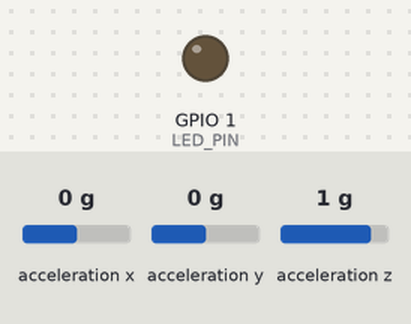
Bench run of a sketch on a simulated Seeed XIAO ESP32-S3. On the bench: output pins drawn as LEDs (lit = HIGH). Wiring (inferred from the names in the program): MPU-6050 motion sensor at I2C address 0x68. Inputs (shaded band) come from the test bench; at power-on: acceleration x 0 g, acceleration y 0 g, acceleration z 1 g. WiFi joins after 1.5 s; servers stay silent unless stated; what the sketch prints to the serial monitor is not drawn.

Above: at 2.0 s.
Timing chart, 0 to 3.5 s (numbered marks = the images above):
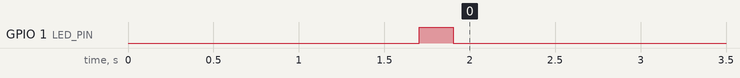

The sketch:

fall_detector__1_.ino
```cpp
/*
  Wearable Fall Detection Band
  Board : Seeed XIAO ESP32S3
  Sensor: MPU6050 (I2C, raw register access - no library needed)

  PIN OUT
  -------------------------------------------------------------
  MPU6050 VCC  -> 3V3
  MPU6050 GND  -> GND
  MPU6050 SDA  -> D4 (GPIO5)
  MPU6050 SCL  -> D5 (GPIO6)
  MPU6050 AD0  -> GND (I2C address 0x68)

  LED anode    -> D0 (GPIO1) via 220 ohm resistor, cathode -> GND
  (Vibration motor not connected for now)
  -------------------------------------------------------------

  ALERT PATTERN after a fall:
    Phase 1 (10 s): double pulse, repeating every 500 ms gap
    Phase 2 (10 s): single pulse, repeating every 1000 ms gap
*/

#include <Wire.h>
#include <WiFi.h>
#include <HTTPClient.h>

// ---------- WiFi + notification (ntfy.sh) ----------
const char* WIFI_SSID = "YOUR_WIFI_NAME";
const char* WIFI_PASS = "YOUR_WIFI_PASSWORD";
// Local Node server running on your laptop (same WiFi network).
// If your laptop's IP changes, update it here (check with: ipconfig).
const char* SERVER_URL = "http://10.183.58.224:3000/fall";
const char* DEVICE_ID  = "CS001";

// Set to true to send one test event 5 s after boot (no fall needed).
// Set back to false once you've confirmed the server receives it.
const bool TEST_SEND_ON_BOOT = false;

void connectWiFi() {
  if (WiFi.status() == WL_CONNECTED) return;
  WiFi.mode(WIFI_STA);
  WiFi.begin(WIFI_SSID, WIFI_PASS);
  unsigned long t = millis();
  while (WiFi.status() != WL_CONNECTED && millis() - t < 8000) {
    delay(200);
  }
  Serial.println(WiFi.status() == WL_CONNECTED ? "WiFi connected" : "WiFi failed");
}

void sendFallEvent() {
  connectWiFi();  // reconnect if the link dropped
  if (WiFi.status() != WL_CONNECTED) {
    Serial.println("WiFi not connected");
    return;
  }

  HTTPClient http;
  http.setTimeout(5000);
  http.begin(SERVER_URL);
  http.addHeader("Content-Type", "application/json");

  String payload = String("{\"device_id\":\"") + DEVICE_ID +
                   "\",\"event\":\"fall\",\"battery\":100}";

  int code = http.POST(payload);
  Serial.print("HTTP Response: ");
  Serial.println(code);
  http.end();
}

// ---------- Pins ----------
#define SDA_PIN    5    // D4
#define SCL_PIN    6    // D5
#define LED_PIN    1    // D0
// (vibration motor removed for now)

// ---------- MPU6050 ----------
#define MPU_ADDR   0x68
#define ACCEL_SCALE 4096.0f   // LSB/g at +/-8g

// ---------- Fall detection thresholds (tune these) ----------
const float FREEFALL_G       = 0.5f;   // magnitude below this = free-fall
const float IMPACT_G         = 2.5f;   // magnitude above this = impact
const unsigned long IMPACT_WINDOW_MS = 600;  // impact must follow free-fall within this time
const unsigned long FREEFALL_MIN_MS  = 40;   // free-fall must last at least this long

// ---------- Alert timing ----------
const unsigned long PHASE_MS       = 10000;  // each phase lasts 10 s
const unsigned long PULSE_ON_MS    = 100;    // length of one pulse
const unsigned long PULSE_GAP_MS   = 100;    // gap between the two pulses of a double pulse
const unsigned long DOUBLE_DELAY_MS = 500;   // delay after double pulse
const unsigned long SINGLE_ON_MS   = 200;    // single pulse length
const unsigned long SINGLE_DELAY_MS = 1000;  // delay after single pulse

// ---------- State ----------
unsigned long freefallStart = 0;
bool inFreefall = false;
unsigned long freefallSeenAt = 0;

void setOutputs(bool on) {
  digitalWrite(LED_PIN, on ? HIGH : LOW);
}

void mpuWrite(uint8_t reg, uint8_t val) {
  Wire.beginTransmission(MPU_ADDR);
  Wire.write(reg);
  Wire.write(val);
  Wire.endTransmission();
}

bool readAccelG(float &ax, float &ay, float &az) {
  Wire.beginTransmission(MPU_ADDR);
  Wire.write(0x3B);
  if (Wire.endTransmission(false) != 0) return false;
  if (Wire.requestFrom(MPU_ADDR, 6) != 6) return false;
  int16_t x = (Wire.read() << 8) | Wire.read();
  int16_t y = (Wire.read() << 8) | Wire.read();
  int16_t z = (Wire.read() << 8) | Wire.read();
  ax = x / ACCEL_SCALE;
  ay = y / ACCEL_SCALE;
  az = z / ACCEL_SCALE;
  return true;
}

// Waits using millis (short blocking delay is fine here)
void waitMs(unsigned long ms) { delay(ms); }

void runAlert() {
  unsigned long start = millis();

  // Phase 1: double pulse, 500 ms delay, for 10 s
  while (millis() - start < PHASE_MS) {
    setOutputs(true);  waitMs(PULSE_ON_MS);
    setOutputs(false); waitMs(PULSE_GAP_MS);
    setOutputs(true);  waitMs(PULSE_ON_MS);
    setOutputs(false); waitMs(DOUBLE_DELAY_MS);
  }

  // Phase 2: single pulse, 1000 ms delay, for 10 s
  start = millis();
  while (millis() - start < PHASE_MS) {
    setOutputs(true);  waitMs(SINGLE_ON_MS);
    setOutputs(false); waitMs(SINGLE_DELAY_MS);
  }

  setOutputs(false);
}

void setup() {
  Serial.begin(115200);
  pinMode(LED_PIN, OUTPUT);
  setOutputs(false);

  Wire.begin(SDA_PIN, SCL_PIN);
  Wire.setClock(400000);

  mpuWrite(0x6B, 0x00);  // wake up MPU6050
  mpuWrite(0x1C, 0x10);  // accel range +/-8g
  mpuWrite(0x1A, 0x03);  // digital low-pass filter ~44Hz
  delay(100);

  connectWiFi();

  if (TEST_SEND_ON_BOOT) {
    delay(5000);
    sendFallEvent();
  }

  // Short startup blink so you know it's alive
  setOutputs(true); delay(200); setOutputs(false);
  Serial.println("Fall detector ready");
}

void loop() {
  float ax, ay, az;
  if (!readAccelG(ax, ay, az)) {
    delay(10);
    return;
  }

  float mag = sqrtf(ax * ax + ay * ay + az * az);
    // ---- Live MPU6050 readout (every 100 ms) ----
  static unsigned long lastPrint = 0;
  if (millis() - lastPrint >= 100) {
    lastPrint = millis();
    Serial.printf("ax:%.2f ay:%.2f az:%.2f mag:%.2f\n", ax, ay, az, mag);
  }
  unsigned long now = millis();

  // Stage 1: detect sustained free-fall
  if (mag < FREEFALL_G) {
    if (!inFreefall) {
      inFreefall = true;
      freefallStart = now;
    } else if (now - freefallStart >= FREEFALL_MIN_MS) {
      freefallSeenAt = now;   // confirmed free-fall
    }
  } else {
    inFreefall = false;
  }

  // Stage 2: impact shortly after free-fall = fall
  if (mag > IMPACT_G && freefallSeenAt != 0 &&
      (now - freefallSeenAt) <= IMPACT_WINDOW_MS) {
    Serial.println("FALL DETECTED!");
    freefallSeenAt = 0;
    inFreefall = false;
    sendFallEvent();
    runAlert();
  }

  // Expire stale free-fall flag
  if (freefallSeenAt != 0 && (now - freefallSeenAt) > IMPACT_WINDOW_MS) {
    freefallSeenAt = 0;
  }

  delay(5);  // ~200 Hz sampling
}
```
